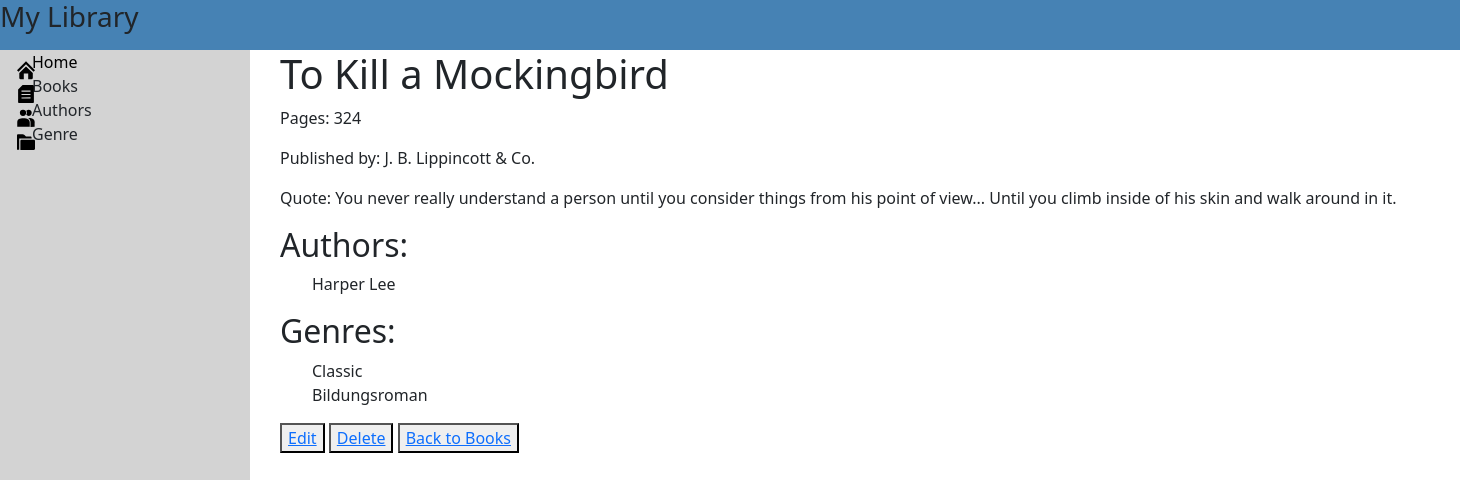
The app's page /books/13/ with its own data.
### MainApp/models.py (models this page shows, shortened)
class Book(models.Model):
    title = models.CharField(max_length=255)
    pages = models.IntegerField()
    published_by = models.CharField(max_length=255)
    quote = models.CharField(max_length=255)
    authors = models.ManyToManyField(Author, related_name="books", through='BookAuthor')
    genres = models.ManyToManyField(Genre, related_name='books', through='BookGenre')

class Author(models.Model):
    name = models.CharField(max_length=200)
    class Meta:
        constraints = [
            models.UniqueConstraint(
                fields=["name"], name="unique_author_name"
            )
        ]

class Genre(models.Model):
    name = models.CharField(max_length=200)
    class Meta:
        constraints = [
            models.UniqueConstraint(
                fields=["name"], name="unique_genre_name"
            )
        ]

### MainApp/views.py (the view)
# urls.py: path('books/<int:book_id>/', views.book_detail, name='book_detail'),
def book_detail(request, book_id):
    book = get_object_or_404(Book, id=book_id)
    return render(request, 'book_detail.html', {'book': book})

### MainApp/templates/book_detail.html (shortened to what this page needs)
{% extends "master.html" %}
{% block content %}
    <h1>{{ book.title }}</h1>
    <p>Pages: {{ book.pages }}</p>
    <p>Published by: {{ book.published_by }}</p>
    <p>Quote: {{ book.quote }}</p>
    <h2>Authors:</h2>
    <ul>
        {% for author in book.authors.all %}
            <li>{{ author.name }}</li>
        {% endfor %}
    </ul>
    <h2>Genres:</h2>
    <ul>
        {% for genre in book.genres.all %}
            <li>{{ genre.name }}</li>
        {% endfor %}
    </ul>
    <button><a href="{% url 'book_update' book.id %}">Edit</a></button>
    <button><a href="{% url 'book_delete' book.id %}">Delete</a></button>
    <button><a href="{% url 'book_list' %}">Back to Books</a></button>
{% endblock %}

### mystaticfiles/css/portal.css (style rules this page uses)
ul { list-style: none; }

### records on screen
Book: title "To Kill a Mockingbird", pages "324", published_by "J. B. Lippincott & Co.", quote "You never really understand a person until you consider things from his point of view... Until you climb inside of his skin and walk around in it."
Author: name "Harper Lee"
Genre: name "Classic"
Genre: name "Bildungsroman"
